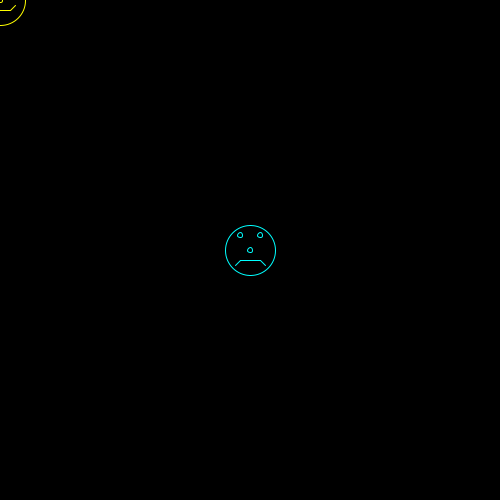
Frame 1 (no input)
Frame 60 (the mouse pressed at the canvas centre just before this capture): identical to frame 1, image omitted
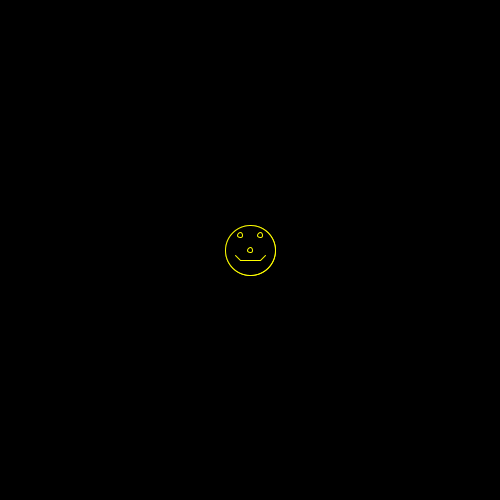
Frame 120 (the mouse held since frame 60 and released just before this capture)

The Processing sketch that drew these frames (run headless with seeded random() and noise(); from frame 60 on, the mouse is pressed at the canvas centre):

// Processing sketch: SmileyFaceWallpaper
// ── SmileyFaceWallpaper.pde
void setup()
{
  size(500, 500);
  smooth();
  
}

int faceWidth = 50;

float add(float a, float b)
{
  return a + b;
}

float distance(float x1, float y1, float x2, float y2)
{
  return sqrt(pow(x2 - x1, 2.0f) + pow(y2 - y1, 2.0f));
}
void drawFace(int x, int y, boolean happy)
{  
   
    if (happy)
    {
      stroke(255, 255, 0);
    }
    else
    {
      stroke(0, 255, 255);
    }
    fill(0);
    ellipse(x, y, 50, 50);
    ellipse(x-10, y-15, 5,5);
    ellipse(x+10, y-15, 5,5);
    ellipse(x,y,5,5);
    line(x-10, y+10, x+10, y+10);
    if (happy)
    {
      line(x-10, y+10, x-15, y+5);
      line(x+10, y+10, x+15, y+5);
    }
    else
    {
      line(x-10, y+10, x-15, y+15);
      line(x+10, y+10, x+15, y+15);
    }
}

void draw()
{
  background(0);
  int halfFaceWidth = faceWidth / 2;
  boolean happy = true;
  int halfWidth, halfHeight;
  halfWidth = width / 2;
  halfHeight = height / 2;
  
  drawFace(mouseX, mouseY, true);
  if (distance(mouseX, mouseY, halfWidth, halfHeight) < 100.0f)
  {
    drawFace(halfWidth, halfHeight, true);
  }
  else
  {
    drawFace(halfWidth, halfHeight, false);
  }
}
